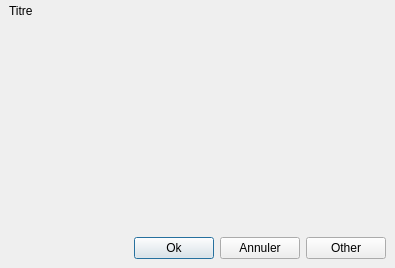
<?xml version="1.0" encoding="UTF-8"?>
<ui version="4.0">
 <class>ModalDialog</class>
 <widget class="QDialog" name="ModalDialog">
  <property name="geometry">
   <rect>
    <x>0</x>
    <y>0</y>
    <width>395</width>
    <height>268</height>
   </rect>
  </property>
  <property name="modal">
   <bool>true</bool>
  </property>
  <property name="class" stdset="0">
   <string>NoBorder</string>
  </property>
  <layout class="QGridLayout" name="gridLayout_2">
   <property name="margin">
    <number>0</number>
   </property>
   <property name="spacing">
    <number>0</number>
   </property>
   <item row="0" column="0">
    <widget class="QFrame" name="frameDialog">
     <layout class="QVBoxLayout" name="verticalLayout" stretch="0,1,0">
      <property name="spacing">
       <number>0</number>
      </property>
      <property name="margin">
       <number>0</number>
      </property>
      <item>
       <widget class="QFrame" name="frameTitle">
        <property name="class" stdset="0">
         <string>Header</string>
        </property>
        <layout class="QGridLayout">
         <property name="topMargin">
          <number>4</number>
         </property>
         <property name="rightMargin">
          <number>4</number>
         </property>
         <property name="bottomMargin">
          <number>4</number>
         </property>
         <property name="horizontalSpacing">
          <number>4</number>
         </property>
         <property name="verticalSpacing">
          <number>0</number>
         </property>
         <item row="0" column="0">
          <widget class="QLabel" name="labelTitle">
           <property name="text">
            <string>Titre</string>
           </property>
           <property name="class" stdset="0">
            <string>Title</string>
           </property>
          </widget>
         </item>
        </layout>
       </widget>
      </item>
      <item>
       <widget class="QFrame" name="frameContent">
        <property name="sizePolicy">
         <sizepolicy hsizetype="Expanding" vsizetype="Expanding">
          <horstretch>0</horstretch>
          <verstretch>0</verstretch>
         </sizepolicy>
        </property>
        <property name="class" stdset="0">
         <string>Panel</string>
        </property>
        <layout class="QVBoxLayout" name="containerLayout">
         <property name="margin">
          <number>0</number>
         </property>
        </layout>
       </widget>
      </item>
      <item>
       <widget class="QFrame" name="frameButtons">
        <property name="class" stdset="0">
         <string>Header</string>
        </property>
        <layout class="QHBoxLayout" name="horizontalLayout_2">
         <property name="topMargin">
          <number>6</number>
         </property>
         <item>
          <spacer name="horizontalSpacer">
           <property name="orientation">
            <enum>Qt::Horizontal</enum>
           </property>
           <property name="sizeHint" stdset="0">
            <size>
             <width>40</width>
             <height>20</height>
            </size>
           </property>
          </spacer>
         </item>
         <item>
          <widget class="QPushButton" name="buttonOk">
           <property name="text">
            <string>Ok</string>
           </property>
          </widget>
         </item>
         <item>
          <widget class="QPushButton" name="buttonCancel">
           <property name="text">
            <string>Annuler</string>
           </property>
          </widget>
         </item>
         <item>
          <widget class="QPushButton" name="buttonOther">
           <property name="text">
            <string>Other</string>
           </property>
          </widget>
         </item>
        </layout>
       </widget>
      </item>
     </layout>
    </widget>
   </item>
  </layout>
 </widget>
 <resources>
  <include location="../loteliQt.qrc"/>
 </resources>
 <connections/>
</ui>
